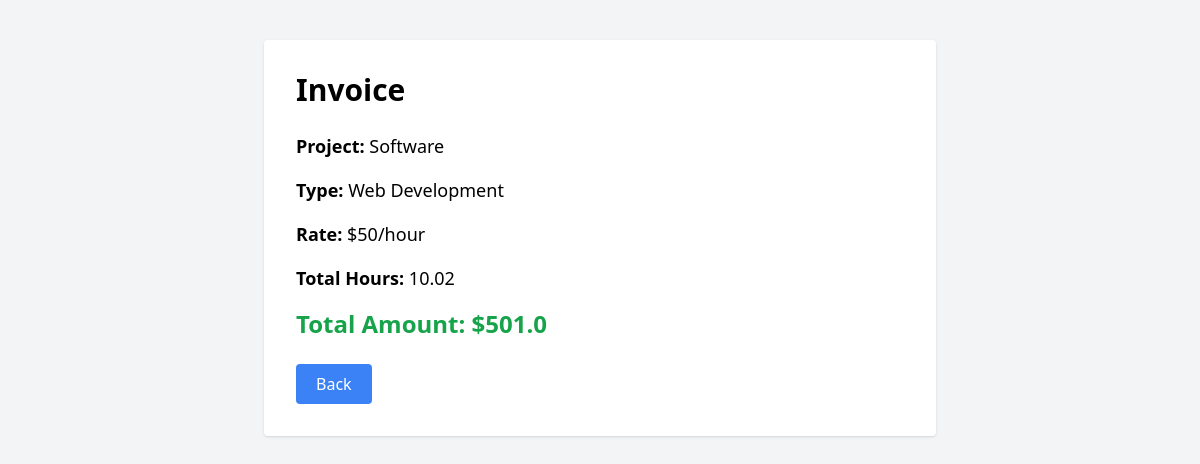
The page /invoice/17 (signed in) on the database its author committed.
### tables this page shows
CREATE TABLE projects(
        id INTEGER PRIMARY KEY AUTOINCREMENT,
        name TEXT,
        type TEXT,
        rate INTEGER,
        status TEXT,
        user_id INTEGER
    , created_at TIMESTAMP, deadline TEXT, description TEXT);

### app.py (the view)
@app.route("/invoice/<int:project_id>")
@freelancer_required
def invoice(project_id):
    user_id = session["user_id"]
    conn = get_db_connection()
    project = conn.execute(
        "SELECT * FROM projects WHERE id=? AND user_id=?",
        (project_id, user_id)
    ).fetchone()
    if not project:
        close_db_connection(conn)
        return "Project not found", 404
    total_hours_result = conn.execute(
        "SELECT IFNULL(SUM(hours), 0) as total FROM time_logs WHERE project_id=? AND user_id=?",
        (project_id, user_id)
    ).fetchone()
    total_hours = float(total_hours_result["total"] or 0)
    total_amount = total_hours * float(project["rate"])
    close_db_connection(conn)
    return render_template(
        "invoice.html",
        project=project,
        hours=total_hours,
        total=total_amount
    )

### app.py (called while the page is built)
def freelancer_required(f):
    @wraps(f)
    def decorated_function(*args, **kwargs):
        if "user_id" not in session:
            return redirect("/login")
        if session.get("role") != "freelancer":
            return "Access Denied", 403
        return f(*args, **kwargs)
    return decorated_function

### database.py (called while the page is built)
def get_db_connection():
    conn = sqlite3.connect(DATABASE_PATH)
    conn.row_factory = sqlite3.Row
    return conn

def close_db_connection(conn):
    if conn:
        conn.close()

### templates/invoice.html (shortened to what this page needs)
<!DOCTYPE html>
<html>
<head>
    <script src="https://cdn.tailwindcss.com"></script>
</head>
<body class="bg-gray-100 p-10">
<div class="max-w-2xl mx-auto bg-white p-8 rounded shadow">
    <h1 class="text-3xl font-bold mb-6">
        Invoice
    </h1>
    <div class="space-y-4 text-lg">
        <p>
            <strong>Project:</strong>
            {{ project.name }}
        </p>
        <p>
            <strong>Type:</strong>
            {{ project.type }}
        </p>
        <p>
            <strong>Rate:</strong>
            ${{ project.rate }}/hour
        </p>
        <p>
            <strong>Total Hours:</strong>
            {{ hours }}
        </p>
        <p class="text-2xl font-bold text-green-600">
            Total Amount: ${{ total }}
        </p>
    </div>
    <a href="/projects"
       class="mt-6 inline-block bg-blue-500 text-white px-5 py-2 rounded">
        Back
    </a>
</div>
</body>
</html>

### rows shown on the page
projects: name "Software", type "Web Development", rate "50"

### other values the page prints
{{ hours }} "10.02"
{{ total }} "501.0"
